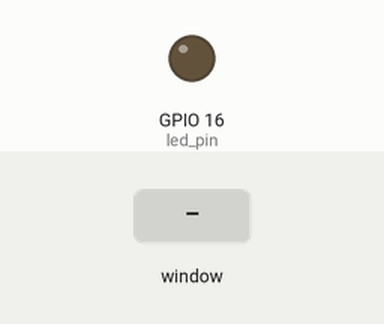
Recording of a program running on a simulated Raspberry Pi (BCM pin numbers). Parts: output pins drawn as LEDs (lit = HIGH). The test bench sets the inputs (shaded band). The desktop window is not drawn, its controls go by their first labels and the mouse button is held 0.15 s.

Above: at 1.2 s.
1.3 s: control labelled "LED ON" in the window clicked
At 2.5 s:
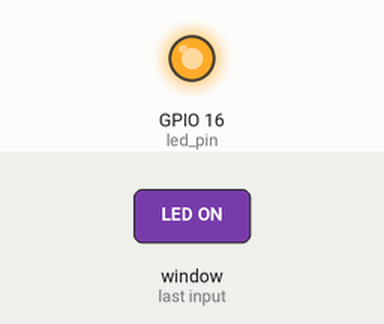
Timing chart, 0 to 4.3 s (numbered marks = the images above; inputs shaded):
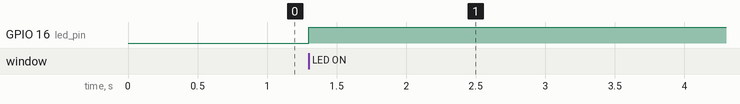

Measured:
- after the input at 1.3 s, GPIO 16 (led_pin): LOW → HIGH at once

The program:

first_gui.py
```python
from Tkinter import *
import tkFont
import RPi.GPIO as GPIO

led_pin = 16

GPIO.setmode(GPIO.BCM)
GPIO.setup(led_pin, GPIO.OUT)
GPIO.output(led_pin, GPIO.LOW)

win = Tk()

myFont = tkFont.Font(family='Helvetica', size=36, weight='bold')

def ledON():
    if GPIO.input(led_pin):
        GPIO.output(led_pin,GPIO.LOW)
        ledButton["text"]="LED ON"
    else:
        GPIO.output(led_pin,GPIO.HIGH)
        ledButton["text"]="LED OFF"

def exitProgram():
    GPIO.cleanup()
    win.quit()

win.title("First GUI")
win.geometry('800x550')

exitButton = Button(win, text="Exit", font=myFont, command=exitProgram, height=2,
                    width=8)
exitButton.pack(side=BOTTOM)

ledButton = Button(win, text="LED ON", font=myFont, command=ledON, height=2,
                   width=8)
ledButton.pack()

mainloop()
```
